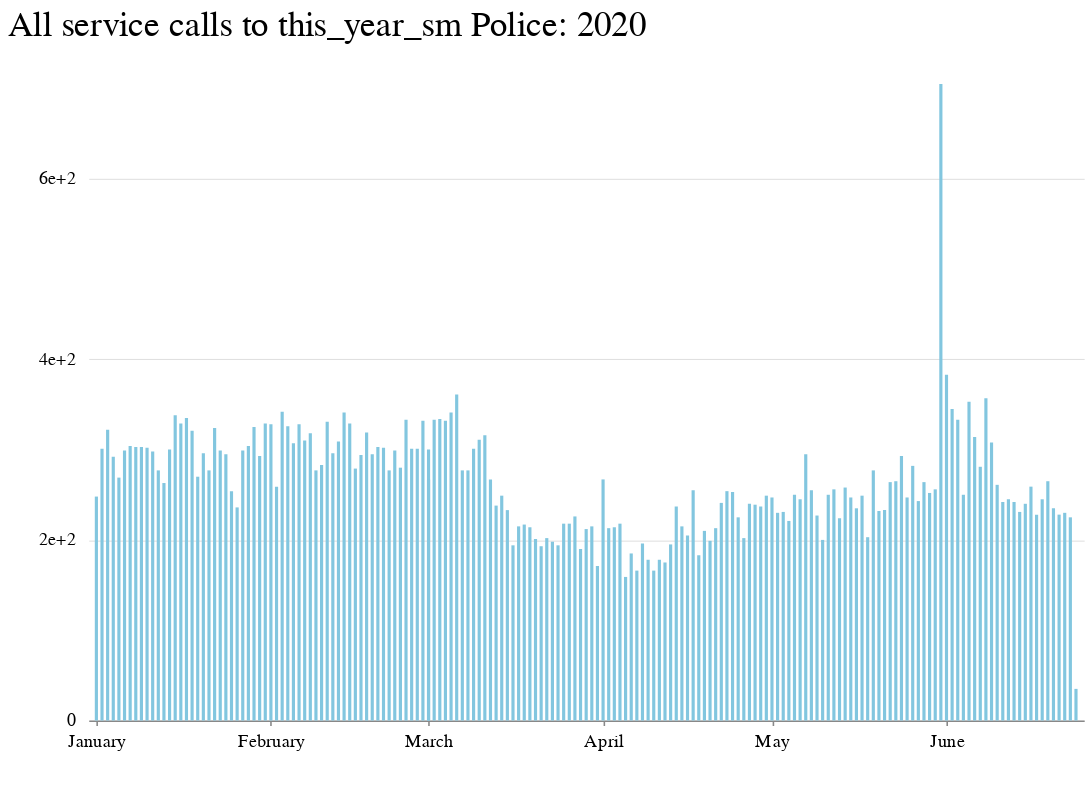

The cell this chart's notebook holds for it:
### Code cell
chart = alt.Chart((this_year_sm))\
    .mark_bar(size=2,opacity=1)\
    .encode(
    x=alt.X('monthday:T', title=' ', axis=alt.Axis(grid=False, tickCount=6, format='%B')),
    y=alt.Y('calls:Q', stack=None, title=' ', axis=alt.Axis(gridWidth=.6,\
     gridColor='#dddddd',offset=6,tickSize=0,domainOpacity=0,tickCount=4, format=''),\
           scale=alt.Scale(domain=(0, 700)))
).properties(width=630, height=400,
     title='All service calls to this_year_sm Police: 2020'
)

chart.configure_view(strokeOpacity=0).configure_legend(
    orient='top',
    symbolType='stroke'
).configure_legend(symbolType='square')

### Figure 1 — Vega-Lite specification as saved in the notebook (floating-point values rounded to 4 significant figures; data arrays with more than 128 entries replaced by an {"elided": "..."} marker saying what was removed)
{"config": {"view": {"width": 800, "height": 450, "strokeOpacity": 0}, "background": "#ffffff", "title": {"anchor": "start", "font": "Benton Gothic Bold, sans", "fontColor": "#000000", "fontSize": 22, "fontWeight": "normal"}, "arc": {"fill": "#82c6df"}, "area": {"fill": "#82c6df"}, "line": {"stroke": "#82c6df", "strokeWidth": 3}, "path": {"stroke": "#82c6df"}, "rect": {"fill": "#82c6df"}, "shape": {"stroke": "#82c6df"}, "bar": {"fill": "#82c6df"}, "point": {"stroke": "#82c6df"}, "symbol": {"fill": "#82c6df", "size": 30}, "axis": {"titleFont": "Benton Gothic Bold, sans", "titleFontSize": 13, "titleFontWeight": "normal", "labelFont": "Benton Gothic, sans", "labelFontSize": 11.5, "labelFontWeight": "normal"}, "axisX": {"labelAngle": 0, "labelPadding": 4, "tickSize": 3}, "axisY": {"labelBaseline": "middle", "maxExtent": 45, "minExtent": 45, "tickSize": 2, "titleAlign": "left", "titleAngle": 0, "titleX": -45, "titleY": -11}, "legend": {"titleFont": "Benton Gothic Bold, sans", "titleFontSize": 13, "titleFontWeight": "normal", "symbolType": "square", "labelFont": "Benton Gothic, sans", "labelFontSize": 11.5}, "range": {"category": ["#3580b1", "#ec8431", "#ab7fb4", "#c89d29", "#adc839", "#829eb1"], "diverging": ["#e68a4f", "#f4bb6a", "#f9e39c", "#dadfe2", "#a6b7c6", "#849eae"], "heatmap": ["#fbf2c7", "#f9e39c", "#f8d36e", "#f4bb6a", "#e68a4f", "#d15a40", "#ab4232"], "ordinal": ["#fbf2c7", "#f9e39c", "#f8d36e", "#f4bb6a", "#e68a4f", "#d15a40", "#ab4232"], "ramp": ["#fbf2c7", "#f9e39c", "#f8d36e", "#f4bb6a", "#e68a4f", "#d15a40", "#ab4232"]}}, "data": {"name": "data-b98697120557f726640c97ddbb1f095b"}, "mark": {"type": "bar", "opacity": 1, "size": 2}, "encoding": {"x": {"type": "temporal", "axis": {"format": "%B", "grid": false, "tickCount": 6}, "field": "monthday", "title": " "}, "y": {"type": "quantitative", "axis": {"domainOpacity": 0, "format": "", "gridColor": "#dddddd", "gridWidth": 0.6, "offset": 6, "tickCount": 4, "tickSize": 0}, "field": "calls", "scale": {"domain": [0, 700]}, "stack": null, "title": " "}}, "height": 400, "title": "All service calls to this_year_sm Police: 2020", "width": 630, "$schema": "https://vega.github.io/schema/vega-lite/v4.0.2.json", "datasets": {"data-b98697120557f726640c97ddbb1f095b": {"elided": "176 records"}}}
